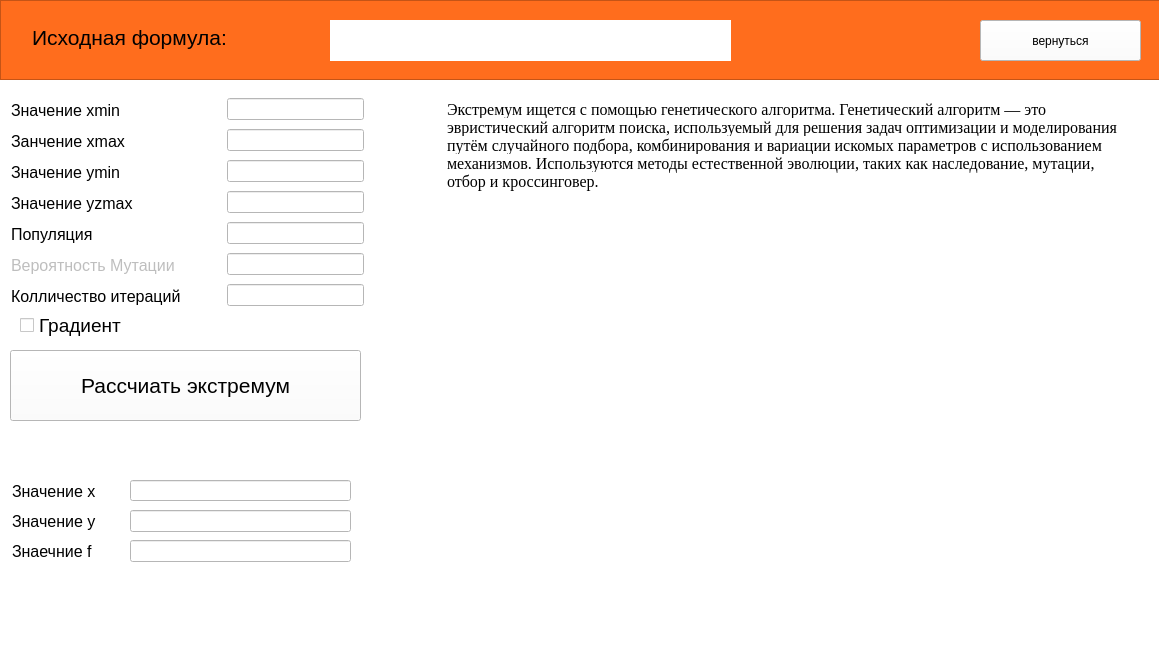
<?xml version="1.0" encoding="UTF-8"?>
<ui version="4.0">
 <class>form</class>
 <widget class="QMainWindow" name="form">
  <property name="enabled">
   <bool>true</bool>
  </property>
  <property name="geometry">
   <rect>
    <x>0</x>
    <y>0</y>
    <width>1159</width>
    <height>663</height>
   </rect>
  </property>
  <property name="sizePolicy">
   <sizepolicy hsizetype="Preferred" vsizetype="Preferred">
    <horstretch>100</horstretch>
    <verstretch>100</verstretch>
   </sizepolicy>
  </property>
  <property name="acceptDrops">
   <bool>true</bool>
  </property>
  <property name="windowTitle">
   <string>Набросок</string>
  </property>
  <property name="styleSheet">
   <string notr="true">background-color: rgb(255, 255, 255);</string>
  </property>
  <widget class="QWidget" name="centralwidget">
   <property name="sizePolicy">
    <sizepolicy hsizetype="Expanding" vsizetype="Expanding">
     <horstretch>100</horstretch>
     <verstretch>100</verstretch>
    </sizepolicy>
   </property>
   <widget class="QLineEdit" name="lineEdit">
    <property name="geometry">
     <rect>
      <x>130</x>
      <y>480</y>
      <width>221</width>
      <height>21</height>
     </rect>
    </property>
    <property name="font">
     <font>
      <pointsize>12</pointsize>
     </font>
    </property>
    <property name="readOnly">
     <bool>true</bool>
    </property>
   </widget>
   <widget class="QLineEdit" name="lineEdit_2">
    <property name="geometry">
     <rect>
      <x>10</x>
      <y>480</y>
      <width>113</width>
      <height>22</height>
     </rect>
    </property>
    <property name="font">
     <font>
      <pointsize>12</pointsize>
      <weight>50</weight>
      <bold>false</bold>
     </font>
    </property>
    <property name="text">
     <string>Значение x</string>
    </property>
    <property name="frame">
     <bool>false</bool>
    </property>
    <property name="readOnly">
     <bool>true</bool>
    </property>
   </widget>
   <widget class="QLineEdit" name="lineEdit_4">
    <property name="geometry">
     <rect>
      <x>10</x>
      <y>510</y>
      <width>113</width>
      <height>22</height>
     </rect>
    </property>
    <property name="font">
     <font>
      <pointsize>12</pointsize>
     </font>
    </property>
    <property name="text">
     <string>Значение y</string>
    </property>
    <property name="frame">
     <bool>false</bool>
    </property>
    <property name="readOnly">
     <bool>true</bool>
    </property>
   </widget>
   <widget class="QLineEdit" name="lineEdit_5">
    <property name="geometry">
     <rect>
      <x>130</x>
      <y>510</y>
      <width>221</width>
      <height>22</height>
     </rect>
    </property>
    <property name="font">
     <font>
      <pointsize>12</pointsize>
     </font>
    </property>
    <property name="readOnly">
     <bool>true</bool>
    </property>
   </widget>
   <widget class="QLineEdit" name="lineEdit_6">
    <property name="geometry">
     <rect>
      <x>10</x>
      <y>540</y>
      <width>113</width>
      <height>22</height>
     </rect>
    </property>
    <property name="font">
     <font>
      <pointsize>12</pointsize>
     </font>
    </property>
    <property name="text">
     <string>Знаечние f</string>
    </property>
    <property name="frame">
     <bool>false</bool>
    </property>
    <property name="readOnly">
     <bool>true</bool>
    </property>
   </widget>
   <widget class="QLineEdit" name="lineEdit_7">
    <property name="geometry">
     <rect>
      <x>130</x>
      <y>540</y>
      <width>221</width>
      <height>22</height>
     </rect>
    </property>
    <property name="font">
     <font>
      <pointsize>12</pointsize>
     </font>
    </property>
    <property name="readOnly">
     <bool>true</bool>
    </property>
   </widget>
   <widget class="QLabel" name="label_7">
    <property name="enabled">
     <bool>true</bool>
    </property>
    <property name="geometry">
     <rect>
      <x>11</x>
      <y>284</y>
      <width>209</width>
      <height>24</height>
     </rect>
    </property>
    <property name="font">
     <font>
      <pointsize>12</pointsize>
     </font>
    </property>
    <property name="text">
     <string>Колличество итераций</string>
    </property>
   </widget>
   <widget class="QLineEdit" name="l7">
    <property name="enabled">
     <bool>true</bool>
    </property>
    <property name="geometry">
     <rect>
      <x>227</x>
      <y>284</y>
      <width>137</width>
      <height>22</height>
     </rect>
    </property>
   </widget>
   <widget class="QLabel" name="label">
    <property name="geometry">
     <rect>
      <x>11</x>
      <y>98</y>
      <width>137</width>
      <height>24</height>
     </rect>
    </property>
    <property name="font">
     <font>
      <pointsize>12</pointsize>
     </font>
    </property>
    <property name="text">
     <string>Значение хmin</string>
    </property>
   </widget>
   <widget class="QLineEdit" name="l1">
    <property name="geometry">
     <rect>
      <x>227</x>
      <y>98</y>
      <width>137</width>
      <height>22</height>
     </rect>
    </property>
   </widget>
   <widget class="QLabel" name="label_3">
    <property name="geometry">
     <rect>
      <x>11</x>
      <y>222</y>
      <width>101</width>
      <height>24</height>
     </rect>
    </property>
    <property name="font">
     <font>
      <pointsize>12</pointsize>
     </font>
    </property>
    <property name="text">
     <string>Популяция</string>
    </property>
   </widget>
   <widget class="QLabel" name="label_4">
    <property name="enabled">
     <bool>false</bool>
    </property>
    <property name="geometry">
     <rect>
      <x>11</x>
      <y>253</y>
      <width>199</width>
      <height>24</height>
     </rect>
    </property>
    <property name="font">
     <font>
      <pointsize>12</pointsize>
     </font>
    </property>
    <property name="text">
     <string>Вероятность Мутации</string>
    </property>
   </widget>
   <widget class="QLabel" name="label_5">
    <property name="geometry">
     <rect>
      <x>11</x>
      <y>129</y>
      <width>142</width>
      <height>24</height>
     </rect>
    </property>
    <property name="font">
     <font>
      <pointsize>12</pointsize>
     </font>
    </property>
    <property name="text">
     <string>Занчение xmax</string>
    </property>
   </widget>
   <widget class="QLabel" name="label_2">
    <property name="geometry">
     <rect>
      <x>11</x>
      <y>160</y>
      <width>136</width>
      <height>24</height>
     </rect>
    </property>
    <property name="font">
     <font>
      <pointsize>12</pointsize>
     </font>
    </property>
    <property name="text">
     <string>Значение ymin</string>
    </property>
   </widget>
   <widget class="QLineEdit" name="l2">
    <property name="geometry">
     <rect>
      <x>227</x>
      <y>129</y>
      <width>137</width>
      <height>22</height>
     </rect>
    </property>
   </widget>
   <widget class="QLabel" name="label_6">
    <property name="geometry">
     <rect>
      <x>11</x>
      <y>191</y>
      <width>151</width>
      <height>24</height>
     </rect>
    </property>
    <property name="font">
     <font>
      <pointsize>12</pointsize>
     </font>
    </property>
    <property name="text">
     <string>Значение yzmax</string>
    </property>
   </widget>
   <widget class="QLineEdit" name="l3">
    <property name="geometry">
     <rect>
      <x>227</x>
      <y>160</y>
      <width>137</width>
      <height>22</height>
     </rect>
    </property>
   </widget>
   <widget class="QLineEdit" name="l4">
    <property name="geometry">
     <rect>
      <x>227</x>
      <y>191</y>
      <width>137</width>
      <height>22</height>
     </rect>
    </property>
   </widget>
   <widget class="QLineEdit" name="l5">
    <property name="geometry">
     <rect>
      <x>227</x>
      <y>222</y>
      <width>137</width>
      <height>22</height>
     </rect>
    </property>
   </widget>
   <widget class="QLineEdit" name="l6">
    <property name="enabled">
     <bool>false</bool>
    </property>
    <property name="geometry">
     <rect>
      <x>227</x>
      <y>253</y>
      <width>137</width>
      <height>22</height>
     </rect>
    </property>
   </widget>
   <widget class="QPushButton" name="calcul">
    <property name="geometry">
     <rect>
      <x>10</x>
      <y>350</y>
      <width>351</width>
      <height>71</height>
     </rect>
    </property>
    <property name="font">
     <font>
      <pointsize>16</pointsize>
     </font>
    </property>
    <property name="text">
     <string>Рассчиать экстремум</string>
    </property>
   </widget>
   <widget class="QCheckBox" name="cb_graph">
    <property name="geometry">
     <rect>
      <x>20</x>
      <y>310</y>
      <width>191</width>
      <height>31</height>
     </rect>
    </property>
    <property name="font">
     <font>
      <pointsize>14</pointsize>
     </font>
    </property>
    <property name="text">
     <string>Градиент</string>
    </property>
   </widget>
   <widget class="QFrame" name="frame">
    <property name="geometry">
     <rect>
      <x>0</x>
      <y>0</y>
      <width>1171</width>
      <height>80</height>
     </rect>
    </property>
    <property name="styleSheet">
     <string notr="true">background-color: rgb(255, 109, 29);</string>
    </property>
    <property name="frameShape">
     <enum>QFrame::StyledPanel</enum>
    </property>
    <property name="frameShadow">
     <enum>QFrame::Raised</enum>
    </property>
    <widget class="QLineEdit" name="f_line">
     <property name="geometry">
      <rect>
       <x>30</x>
       <y>20</y>
       <width>271</width>
       <height>35</height>
      </rect>
     </property>
     <property name="sizePolicy">
      <sizepolicy hsizetype="Preferred" vsizetype="Preferred">
       <horstretch>0</horstretch>
       <verstretch>0</verstretch>
      </sizepolicy>
     </property>
     <property name="font">
      <font>
       <pointsize>16</pointsize>
      </font>
     </property>
     <property name="text">
      <string>Исходная формула:</string>
     </property>
     <property name="frame">
      <bool>false</bool>
     </property>
     <property name="readOnly">
      <bool>true</bool>
     </property>
    </widget>
    <widget class="QLabel" name="formula">
     <property name="geometry">
      <rect>
       <x>330</x>
       <y>20</y>
       <width>401</width>
       <height>41</height>
      </rect>
     </property>
     <property name="font">
      <font>
       <pointsize>16</pointsize>
      </font>
     </property>
     <property name="styleSheet">
      <string notr="true">background-color: rgb(255, 255, 255);</string>
     </property>
     <property name="text">
      <string/>
     </property>
    </widget>
    <widget class="QPushButton" name="back">
     <property name="geometry">
      <rect>
       <x>980</x>
       <y>20</y>
       <width>161</width>
       <height>41</height>
      </rect>
     </property>
     <property name="sizePolicy">
      <sizepolicy hsizetype="Preferred" vsizetype="Preferred">
       <horstretch>0</horstretch>
       <verstretch>0</verstretch>
      </sizepolicy>
     </property>
     <property name="styleSheet">
      <string notr="true">background-color: rgb(255, 255, 255);</string>
     </property>
     <property name="text">
      <string>вернуться</string>
     </property>
    </widget>
   </widget>
   <widget class="QWidget" name="w1" native="true">
    <property name="geometry">
     <rect>
      <x>0</x>
      <y>90</y>
      <width>1161</width>
      <height>541</height>
     </rect>
    </property>
   </widget>
   <widget class="QWidget" name="w2" native="true">
    <property name="geometry">
     <rect>
      <x>0</x>
      <y>90</y>
      <width>1161</width>
      <height>541</height>
     </rect>
    </property>
   </widget>
   <widget class="QTextEdit" name="info">
    <property name="geometry">
     <rect>
      <x>443</x>
      <y>96</y>
      <width>691</width>
      <height>341</height>
     </rect>
    </property>
    <property name="font">
     <font>
      <family>Times New Roman</family>
      <pointsize>16</pointsize>
      <weight>50</weight>
      <italic>false</italic>
      <bold>false</bold>
     </font>
    </property>
    <property name="styleSheet">
     <string notr="true">font: 16pt &quot;Times New Roman&quot;;</string>
    </property>
    <property name="frameShape">
     <enum>QFrame::NoFrame</enum>
    </property>
    <property name="lineWrapMode">
     <enum>QTextEdit::WidgetWidth</enum>
    </property>
    <property name="readOnly">
     <bool>true</bool>
    </property>
    <property name="html">
     <string>&lt;!DOCTYPE HTML PUBLIC &quot;-//W3C//DTD HTML 4.0//EN&quot; &quot;http://www.w3.org/TR/REC-html40/strict.dtd&quot;&gt;
&lt;html&gt;&lt;head&gt;&lt;meta name=&quot;qrichtext&quot; content=&quot;1&quot; /&gt;&lt;style type=&quot;text/css&quot;&gt;
p, li { white-space: pre-wrap; }
&lt;/style&gt;&lt;/head&gt;&lt;body style=&quot; font-family:'Times New Roman'; font-size:16pt; font-weight:400; font-style:normal;&quot;&gt;
&lt;p style=&quot; margin-top:0px; margin-bottom:0px; margin-left:0px; margin-right:0px; -qt-block-indent:0; text-indent:0px;&quot;&gt;&lt;span style=&quot; font-family:'-apple-system','BlinkMacSystemFont','Roboto','Helvetica Neue','Geneva','Noto Sans Armenian','Noto Sans Bengali','Noto Sans Cherokee','Noto Sans Devanagari','Noto Sans Ethiopic','Noto Sans Georgian','Noto Sans Hebrew','Noto Sans Kannada','Noto Sans Khmer','Noto Sans Lao','Noto Sans Osmanya','Noto Sans Tamil','Noto Sans Telugu','Noto Sans Thai','sans-serif','arial','Tahoma','verdana'; font-size:12pt; color:#000000; background-color:#ffffff;&quot;&gt;Экстремум ищется с помощью генетического алгоритма. Генетический алгоритм — это эвристический алгоритм поиска, используемый для решения задач оптимизации и моделирования путём случайного подбора, комбинирования и вариации искомых параметров с использованием механизмов. Используются методы естественной эволюции, таких как наследование, мутации, отбор и кроссинговер.&lt;/span&gt;&lt;/p&gt;&lt;/body&gt;&lt;/html&gt;</string>
    </property>
   </widget>
   <zorder>w2</zorder>
   <zorder>w1</zorder>
   <zorder>lineEdit</zorder>
   <zorder>lineEdit_2</zorder>
   <zorder>lineEdit_4</zorder>
   <zorder>lineEdit_5</zorder>
   <zorder>lineEdit_6</zorder>
   <zorder>lineEdit_7</zorder>
   <zorder>label_7</zorder>
   <zorder>l7</zorder>
   <zorder>label</zorder>
   <zorder>l1</zorder>
   <zorder>label_3</zorder>
   <zorder>label_4</zorder>
   <zorder>label_5</zorder>
   <zorder>label_2</zorder>
   <zorder>l2</zorder>
   <zorder>label_6</zorder>
   <zorder>l3</zorder>
   <zorder>l4</zorder>
   <zorder>l5</zorder>
   <zorder>l6</zorder>
   <zorder>calcul</zorder>
   <zorder>cb_graph</zorder>
   <zorder>frame</zorder>
   <zorder>info</zorder>
  </widget>
  <widget class="QMenuBar" name="menubar">
   <property name="geometry">
    <rect>
     <x>0</x>
     <y>0</y>
     <width>1159</width>
     <height>26</height>
    </rect>
   </property>
  </widget>
  <widget class="QStatusBar" name="statusbar"/>
  <action name="extr">
   <property name="text">
    <string>Экстремум</string>
   </property>
  </action>
  <action name="funk">
   <property name="text">
    <string>Функция</string>
   </property>
  </action>
  <action name="distr">
   <property name="text">
    <string>Распределения</string>
   </property>
  </action>
 </widget>
 <resources/>
 <connections/>
</ui>
